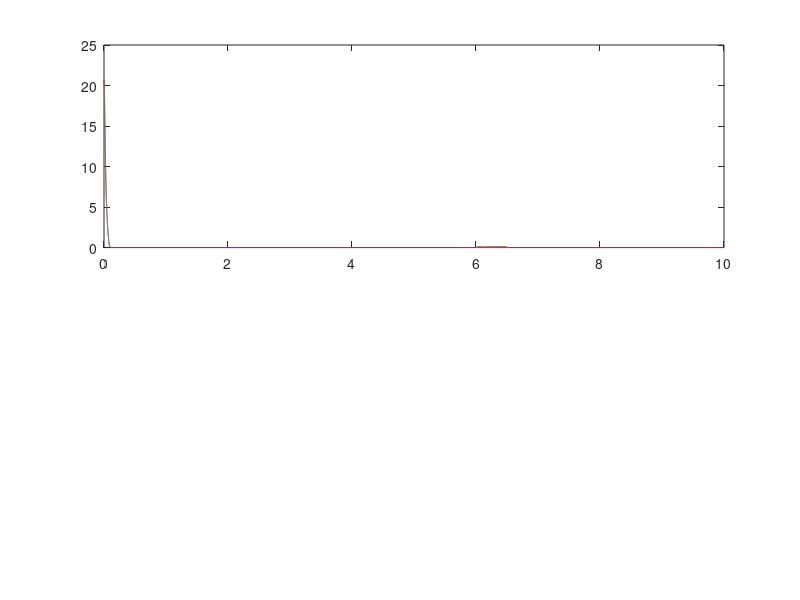

Here is the MATLAB script that generated this plot: (Note: this script raises an error after producing the figure.)
% Network with N total inhibition-stabilized excitatory-inhibitory units. 
% M of those pairs we attempt to make "active", and N-M pairs we try to 
% suppress.

% In particular, this simulation displays bistability within a single 
% unit given a quadratic firing rate equation for the inhibitory units

% Nonlinear inhibitory unit Firing rate
% Linear excitatory unit Firing rate

% Noise duration could be manually set by start_t and end_t

clear
N = 3;              %Total excitatory-inhibitory firing rate unit pairs
M = 2;              %Total number of active excitatory-inhibitory firing rate unit pairs           

dt = 0.0001;        %Time step for simulation
tmax = 10;          %Duration of simulation
t = 0:dt:tmax;      %Simulation time vector
Nt = length(t);

taue = 0.010;       %Time constant for excitatory cells
taui = 0.010;       %Time constant for Inhibitory cells

Wee0 = 1.3;         %Excit.-Excit. connection strength
Wie0 = -0.2;        %Inhib.-Excit. connection strength
Wei0 = 2.9;         %Excit-Excit connection strength
Weix = 0.5;           %Excit.-Inhibitory Cross connection strength
Wiex = -0.1;
Wii0 = -1;          %Inhib-Inhib connection strength

%% Original values
% Wee0 = 1.5;         %Excit.-Excit. connection strength
% Wie0 = -0.4;        %Inhib.-Excit. connection strength
% Wei0 = 2.5;         %Excit-Excit connection strength
% Weix = 0.5;           %Excit.-Inhibitory Cross connection strength
% Wiex = 0;
% Wii0 = -1;  

I0e = 1;            %Excit. applied current
I0i = 17;           %Inhib. applied current

alpha_e = 1;        %Gain of excit. cells
alpha_i = 0.02;     %Gain of inhib. cells
rmax = 100;         %Maximum firing rate

theta_e = 0;%1;    %threshold of activity for e. cells
theta_i = 0;%5;    %threshold of activity for i. cells

%Connection Matricies
Wee = Wee0*eye(N);
Wie = (Wie0-Wiex)*eye(N) + Wiex*ones(N);
Wei = (Wei0-Weix)*eye(N) + Weix*ones(N);
Wii = Wii0*eye(N);

%Current Matricies
Ie = I0e*ones(N,1);
Ii = I0i*ones(N,1);

% Calculate if the parameters fulfills requirments for inhibition stablized
% regime with linear firing rate function.
Wie_tilde = (-Wie0)/(1-Wii0);
I0i_tilde = I0i*Wie_tilde;
off_stable = Wee0 - 1 - Wie_tilde*(Wei0-Weix);
disp(off_stable)

%Rate Matricies
initial_fr = 20;    %Initial firing rate, can be altered.
re = zeros(N,Nt);
ri = zeros(N,Nt);
re(1:M,1) = initial_fr;%50.3;
ri(1:M,1) = 0;

%% noise term, start_t and end_t correspond to the noise term time
% if cut the noise, set start_t and end_t = 0
% if want to add noise to all time, set start_t = 0, end_t = tmax
sigman = 0.005/sqrt(dt);    % initial value is 0.01 
start_t = 6;    % noise start time
end_t = 6.5;    % noise ending time

%% simulation
for i = 2:Nt
    % Remove noise outside of limited range of time (start_t - end_t)
    if (i*dt < start_t || i*dt > end_t)
        Ie_tot = Wee*re(:,i-1) + Wie*ri(:,i-1) + Ie;
        Ii_tot = Wei*re(:,i-1) + Wii*ri(:,i-1) + Ii;
    else
        Ie_tot = Wee*re(:,i-1) + Wie*ri(:,i-1) + Ie + sigman*randn(N,1);
        Ii_tot = Wei*re(:,i-1) + Wii*ri(:,i-1) + Ii + sigman*randn(N,1);        
    end
    Ie_tot = max(Ie_tot,0);
    Ii_tot = max(Ii_tot,0);

    % Calculate excit. firing rate using linear firing rate function;
    % inhib. firing rate using quadratic firing rate function.
    re(:,i) = re(:,i-1) + dt*(-eye(N)*re(:,i-1) + alpha_e*(Ie_tot-theta_e))/taue;   
    ri(:,i) = ri(:,i-1) + dt*(-eye(N)*ri(:,i-1) + alpha_i*(Ii_tot-theta_i).^2).*sign(Ii_tot-theta_i)/taui;
    
    % Firing rate in range of 0-rmax
    re(:,i) = max(re(:,i),0);
    ri(:,i) = max(ri(:,i),0);
    re(:,i) = min(re(:,i),rmax);
    ri(:,i) = min(ri(:,i),rmax);
end

% Plot the firing rates, active units in figure1 and inactive units in
% figure2. Plot active and inactive separately in subplots
title_str = num2str("linE-QI, ");
if M == N
    figure(1), clf
    plot(t,re), legend(strcat("unit " + (1:N))), xlabel("active unit"), ylabel("Firing Rate"), title(title_str+"Excit. Units")
    figure(2), clf
    plot(t,ri), legend(strcat("unit " + (1:N))), xlabel("active unit"), ylabel("Firing Rate"), title(title_str+"Inhib. Units")
elseif M == 0
    figure(1), clf
    plot(t,re), legend(strcat("unit " + (1:N))), xlabel("inactive unit"), ylabel("Firing Rate"), title(title_str+"Excit. Units")
    figure(2), clf
    plot(t,ri), legend(strcat("unit " + (1:N))), xlabel("inactive unit"), ylabel("Firing Rate"), title(title_str+"Inhib. Units")
else
    figure(1), clf
    subplot(2,1,1), plot(t,re(1:M,:)), legend(strcat("unit " + (1:M))), xlabel("active unit"), ylabel("Firing Rate"), sgtitle(title_str+"Excit. Units")
    subplot(2,1,2), plot(t,re(M+1:N,:)), legend(strcat("unit " + (M+1:N))), xlabel("inactive unit"), ylabel("Firing Rate")
    figure(2), clf
    subplot(2,1,1), plot(t,ri(1:M,:)), legend(strcat("unit " + (1:M))), xlabel("active unit"), ylabel("Firing Rate"), sgtitle(title_str+"Inhib. Units")
    subplot(2,1,2), plot(t,ri(M+1:N,:)), legend(strcat("unit " + (M+1:N))), xlabel("inactive unit"), ylabel("Firing Rate")
end

% add all subfolders of current directory into matlab session search
current_path = pwd;
addpath(genpath(current_path))

disp(is_bistable(N, M, re(:,ceil(0.5/dt:end))))




